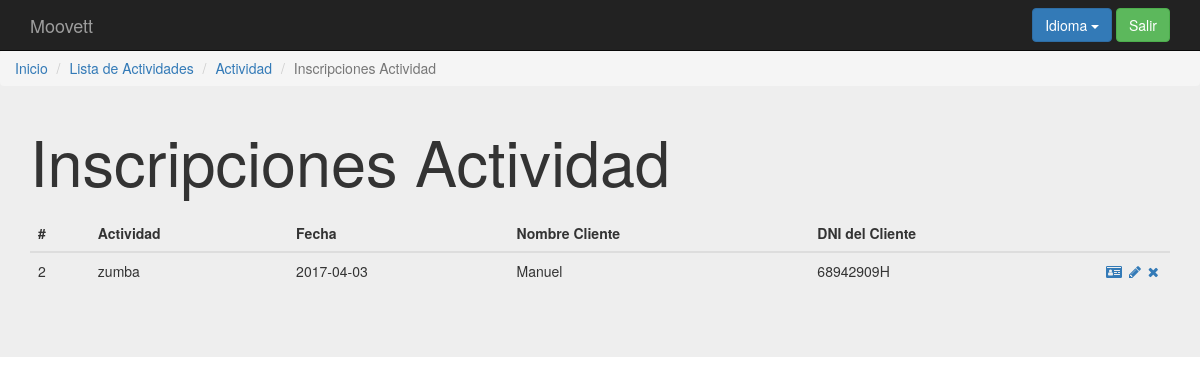
/index.php?controller=activity&action=inscriptions&id=1 (signed in), run on an earlier commit of the app's database.
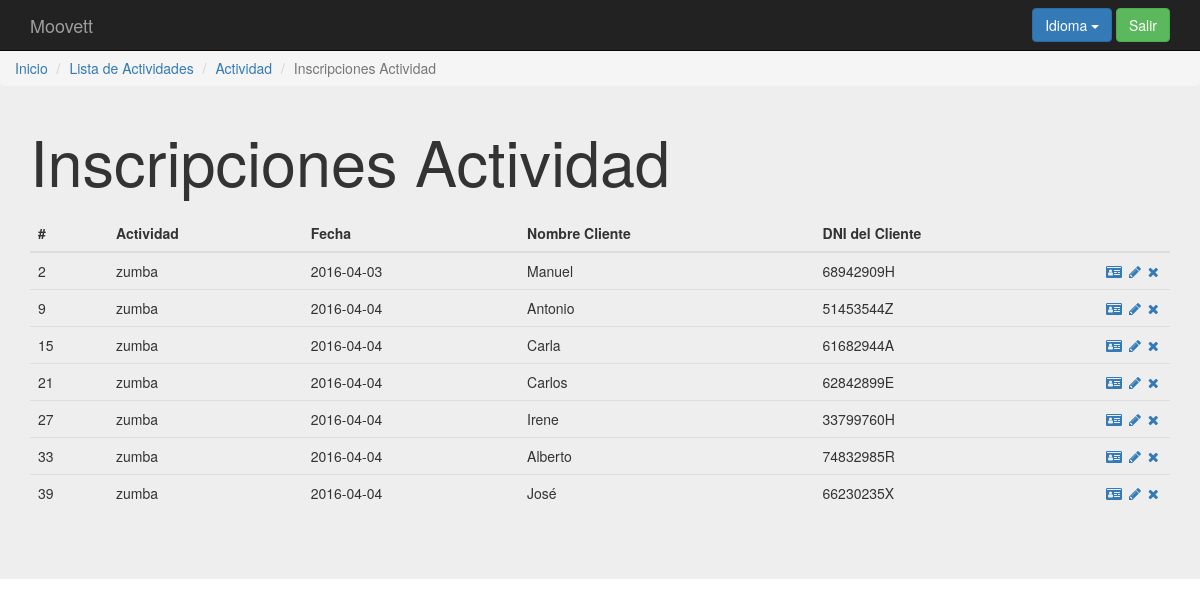
And on a later commit of the database.
### tables this page shows
create table `cliente` (
`id` int(11) not null,
  `dni_c` varchar(9) not null,
  `nombre_c` varchar(15) not null,
  `apellidos_c` varchar(40) not null,
  `fecha_nac` date default null,
  `profesion` varchar(20) default null,
  `telefono` int(11) default null,
  `direccion` varchar(50) default null,
  `comentario` varchar(500) default null,
  `email` varchar(30) default null,
  `alerta_falta` tinyint(1) not null default '0',
  `desempleado` tinyint(1) not null default '0',
  `estudiante` tinyint(1) not null default '0',
  `familiar` tinyint(1) not null default '0',
  `num_cuenta` varchar(24) not null,
  `activo` tinyint(1) not null default '0',
  `foto` varchar(15) not null
);

create table `inscripcion` (
`id` int(11) not null,
  `fecha` date default null,
  `particular_externo_id` int(11) default null,
  `evento_id` int(11) null,
  `reserva_id` int(11) null,
  `cliente_dni_c` varchar(9) default null,
  `id_actividad` int(11) null,
  `fecha_baja` date default null

);

create table `actividad` (
`id` int(11) not null,
  `nombre` varchar(10) not null,
  `capacidad` smallint(6) not null,
  `precio` smallint(6) not null,
  `categoria_id` int(11) not null
);

### core/ViewManager.php (called while the page is built, shortened)
<?php
class ViewManager {
    private $variables = array();
    public function setVariable($varname, $value, $flash=false) {
        $this->variables[$varname] = $value;
    }
    public function getVariable($varname, $default=NULL) {
        if (!isset($this->variables[$varname])) {
            return $default;
        }
        return $this->variables[$varname];
    }
    public function render($controller, $viewname) {
        include(__DIR__."/../Views/$controller/$viewname.php");
    }
    private static $viewmanager_singleton = NULL;
    public static function getInstance() {
        if (self::$viewmanager_singleton == null) {
            self::$viewmanager_singleton = new ViewManager();
        }
        return self::$viewmanager_singleton;
    }
}

### Controllers/ACTIVITY_Controller.php (called while the page is built, shortened)
<?php
require_once(__DIR__."/../core/ViewManager.php");
require_once(__DIR__."/../core/I18n.php");
require_once(__DIR__."/../Models/ACTIVITY_Model.php");
class ACTIVITY_Controller extends BaseController {
    private $activityMapper;
    public function __construct() {
        $this->activityMapper = new ACTIVITY_Model();
        $this->view->setLayout("default");
    }
    public function inscriptions() {
        $activityid = $_REQUEST["id"];
        $activity = $this->activityMapper->fetch($activityid);
        $inscriptions= $this->activityMapper->fetch_inscriptions($activityid);
        $this->view->setVariable("activity", $activity);
        $this->view->setVariable("inscriptions", $inscriptions);
        $this->view->render("activity", "Activity_INSCRIPTION_Vista");
    }
}

### index.php (called while the page is built, shortened)
<?php
function run() {
    try{
        $controller = loadController($_GET["controller"]);
        $actionName = $_GET["action"];
        $controller->$actionName();
    } catch(Exception $ex) {
        die($ex->getMessage());
  }
}
function loadController($controllerName) {
    return new $controllerClassName();
}
run();
?>

### core/I18n.php (called while the page is built, shortened)
<?php
class I18n {
  private $messages;
  public function setLanguage($language) {
    $this->messages = $i18n_messages;
  }
  public function i18n($key) {
    if (isset($this->messages[$key])){
      return $this->messages[$key];
    }else{
      return $key;
    }
  }
  private static $i18n_singleton = null;
  public static function getInstance() {
    if (self::$i18n_singleton == NULL) {
      self::$i18n_singleton = new I18n();
    }
    return self::$i18n_singleton;
  }
}
function i18n($key) {
  return I18n::getInstance()->i18n($key);
}

### Models/ACTIVITY_Model.php (called while the page is built, shortened)
<?php
require_once(__DIR__."/../core/PDOConnection.php");
class ACTIVITY_Model {
    private $db;
    public function __construct() {
        $this->db = PDOConnection::getInstance();
    }
    public function fetch_inscriptions($activityID){
        $sql = $this->db->prepare("SELECT inscripcion.id,actividad.nombre as actividad,inscripcion.fecha,cliente.nombre_c,cliente.dni_c FROM cliente,inscripcion,actividad
                                  WHERE actividad.id=? AND cliente.dni_c=inscripcion.cliente_dni_c AND actividad.id=inscripcion.id_actividad ");
        $sql->execute(array($activityID));
        $list_db = $sql->fetchAll(PDO::FETCH_ASSOC);
        if($list_db != NULL) {
            return $list_db;
        } else {
            return NULL;
        }
    }
}

### core/PDOConnection.php (called while the page is built)
<?php
class PDOConnection {
    private static $dbhost = "127.0.0.1";
    private static $dbname = "moovett";
    private static $dbuser = "moovett";
    private static $dbpass = "moovett";
    private static $db_singleton = null;
    public static function getInstance() {
        if (self::$db_singleton == null) {
            self::$db_singleton = new PDO(
                "mysql:host=".self::$dbhost.";dbname=".self::$dbname.";charset=utf8",
                self::$dbuser,
                self::$dbpass,
                array(
                    PDO::ATTR_EMULATE_PREPARES => false,
                    PDO::ATTR_ERRMODE => PDO::ERRMODE_EXCEPTION
                )
            );
        }
        return self::$db_singleton;
    }
}
?>

### Views/activity/ACTIVITY_INSCRIPTION_Vista.php (the view, shortened to what the changed rows need)
<?php
require_once(__DIR__."/../../core/ViewManager.php");
$view = ViewManager::getInstance();
$view->setVariable("title", "Inscriptions");
$inscriptions = $view->getVariable("inscriptions");
?>
<div class="jumbotron">
    <div class="container">
      <h1><?= i18n("Activity Inscriptions")?></h1>
    <table class="table top-buffer">
          <thead>
            <tr>
              <th>#</th>
              <th><?= i18n("Activity") ?></th>
              <th><?= i18n("Date") ?></th>
              <th><?= i18n("Name Client") ?></th>
              <th><?= i18n("DNI Client") ?></th>
              <th style="width: 72px;"></th>
            </tr>
          </thead>
          <tbody>
        <?php if($inscriptions!=NULL){ ?>
        <?php foreach($inscriptions as $inscription){ ?>
              <tr>
            <td><?php echo $inscription["id"]; ?></td>
              <td><?php echo $inscription["actividad"]; ?></td>
              <td><?php echo $inscription["fecha"]; ?></td>
              <td><?php echo $inscription["nombre_c"]; ?></td>
              <td><?php echo $inscription["dni_c"]; ?></td>
              <td>
                  <a href="index.php?controller=inscription&amp;action=showone&amp;id=<?php echo $inscription["id"];  ?>"><i class="fa fa-id-card" aria-hidden="true"></i></a>
                  <a href="index.php?controller=inscription&amp;action=edit&amp;id=<?php echo $inscription["id"];  ?>"><i class="fa fa-pencil fa-fw" aria-hidden="true"></i></a>
                  <a href="index.php?controller=inscription&amp;action=delete&amp;id=<?php echo $inscription["id"];  ?>" role="button" data-toggle="modal"><i class="fa fa-times" aria-hidden="true"></i></a>
              </td>
            </tr>
      <?php } } ?>
          </tbody>
    </table>
  </div>
</div>

What changed in the data, as far as the page shows it:
changed through a linked row, cliente "Manuel": inscripcion.fecha "2017-04-03" → "2016-04-03"
now on this page (row unchanged): cliente: inscripcion.id "9", actividad.nombre "zumba", inscripcion.fecha "2016-04-04", nombre_c "Antonio", dni_c "51453544Z"
now on this page (row unchanged): cliente: inscripcion.id "15", actividad.nombre "zumba", inscripcion.fecha "2016-04-04", nombre_c "Carla", dni_c "61682944A"
added cliente: inscripcion.id "21", actividad.nombre "zumba", inscripcion.fecha "2016-04-04", nombre_c "Carlos", dni_c "62842899E"
added cliente: inscripcion.id "27", actividad.nombre "zumba", inscripcion.fecha "2016-04-04", nombre_c "Irene", dni_c "33799760H"
added cliente: inscripcion.id "33", actividad.nombre "zumba", inscripcion.fecha "2016-04-04", nombre_c "Alberto", dni_c "74832985R"
added cliente: inscripcion.id "39", actividad.nombre "zumba", inscripcion.fecha "2016-04-04", nombre_c "José", dni_c "66230235X"
